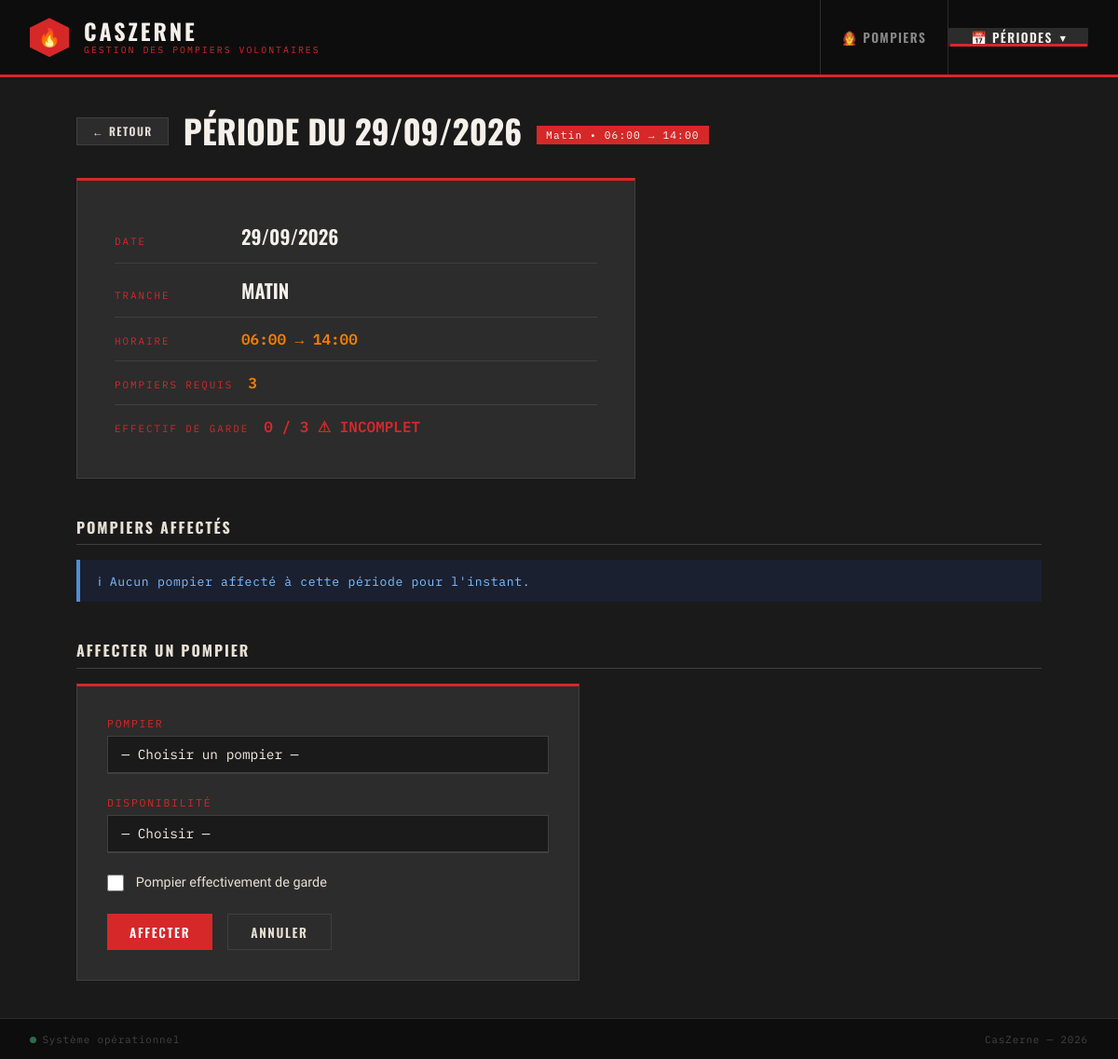
Screenshot of /index.php?action=detailPeriode&idTranche=1&datePeriode=2026-09-29 with the database file from the repository.
### tables this page shows
CREATE TABLE PERIODE_GARDE (
    idTranche   INT  NOT NULL COMMENT 'FK → TRANCHE',
    datePeriode DATE NOT NULL COMMENT 'Date de la période de garde',
    nbPompiers  INT  NOT NULL DEFAULT 0 COMMENT 'Nombre de pompiers affectés à cette période',
    PRIMARY KEY (idTranche, datePeriode),
    CONSTRAINT fk_pg_tranche FOREIGN KEY (idTranche) REFERENCES TRANCHE(idTranche)
        ON UPDATE CASCADE ON DELETE RESTRICT
);

CREATE TABLE TRANCHE (
    idTranche   INT          NOT NULL AUTO_INCREMENT,
    libelle     VARCHAR(50)  NOT NULL COMMENT 'Ex : Matin, Après-midi, Nuit',
    heureDebut  TIME         NOT NULL COMMENT 'Heure de début de la tranche',
    heureFin    TIME         NOT NULL COMMENT 'Heure de fin de la tranche',
    PRIMARY KEY (idTranche)
);

### controleur/detailPeriode.php (called while the page is built, shortened)
<?php
require_once RACINE . '/Core/DAO/PeriodeDAO.php';
require_once RACINE . '/Core/DAO/ActiviteDAO.php';
$idTranche = (int)($_GET['idTranche']   ?? 0);
$date      = $_GET['datePeriode']       ?? '';
try {
    $periodeDAO  = new PeriodeDAO();
    $activiteDAO = new ActiviteDAO();
    $pompierDAO  = new PompierDAO();
    $periode            = $periodeDAO->getById($idTranche, $date);
    $activites          = $activiteDAO->getByPeriode($idTranche, $date);
    $tousPompiersAvecId = $pompierDAO->getPompiersAvecId();
    $erreur = $periode ? null : "Période introuvable.";
} catch (Exception $e) {
    $periode = null;
    $activites = $disponibilites = $tousPompiersAvecId = $idDejaAffa = [];
    $erreur = "Erreur : " . $e->getMessage();
}
require_once RACINE . '/vue/entete.php';
require_once RACINE . '/vue/vueDetailPeriode.php';
require_once RACINE . '/vue/pied.php';

### index.php (called while the page is built, shortened)
<?php
$action = $_GET['action'] ?? 'defaut';
$fichierControleur = controleurPrincipal($action);
require_once RACINE . '/controleur/' . $fichierControleur;

### modele/Connexion.php (called while the page is built, shortened)
<?php
class Connexion {
    private static ?PDO $instance = null;
    public static function getConnexion(): PDO {
        if (self::$instance === null) {
            $login   = "votre_login";
            $mdp     = "votre_mot_de_passe";
            $bd      = "nom_de_la_table";
            $serveur = "ip_serveur_ou_localhost";
            self::$instance = new PDO(
                "mysql:host=$serveur;dbname=$bd;charset=utf8",
                $login,
                $mdp,
                [PDO::ATTR_ERRMODE => PDO::ERRMODE_EXCEPTION,
                 PDO::ATTR_DEFAULT_FETCH_MODE => PDO::FETCH_ASSOC]
            );
        }
        return self::$instance;
    }
}

### Core/DAO/PeriodeDAO.php (called while the page is built, shortened)
<?php
require_once __DIR__ . '/../../modele/Connexion.php';
class PeriodeDAO {
    private PDO $connexion;
    public function __construct() {
        $this->connexion = Connexion::getConnexion();
    }
    public function getById(int $idTranche, string $datePeriode): ?array {
        $sql  = "SELECT pg.*, t.libelle AS libelleTranche, t.heureDebut, t.heureFin
                 FROM   PERIODE_GARDE pg
                 JOIN   TRANCHE t ON t.idTranche = pg.idTranche
                 WHERE  pg.idTranche = ? AND pg.datePeriode = ?";
        $stmt = $this->connexion->prepare($sql);
        $stmt->execute([$idTranche, $datePeriode]);
        $row  = $stmt->fetch();
        return $row ?: null;
    }
}

### Core/DAO/ActiviteDAO.php (called while the page is built, shortened)
<?php
require_once __DIR__ . '/../../modele/Connexion.php';
class ActiviteDAO {
    private PDO $connexion;
    public function __construct() {
        $this->connexion = Connexion::getConnexion();
    }
    public function getByPeriode(int $idTranche, string $datePeriode): array {
        $sql  = "SELECT aa.idVolontaire, aa.idDisponibilite, aa.deGarde,
                        v.nom, v.prenom, v.numeroBip, v.nbGardes,
                        d.libelle AS libelleDisponibilite, d.code AS codeDisponibilite
                 FROM   AVOIR_ACTIVITE aa
                 JOIN   VOLONTAIRE   v ON v.idVolontaire    = aa.idVolontaire
                 JOIN   DISPONIBILITE d ON d.idDisponibilite = aa.idDisponibilite
                 WHERE  aa.idTranche = ? AND aa.datePeriode = ?
                 ORDER  BY v.nom, v.prenom";
        $stmt = $this->connexion->prepare($sql);
        $stmt->execute([$idTranche, $datePeriode]);
        return $stmt->fetchAll();
    }
}

### vue/vueDetailPeriode.php (the view, shortened to what this page needs)
<div style="display:flex; align-items:center; gap:1rem; margin-bottom:2rem;">
    <a href="index.php?action=listePeriodes" class="btn btn-acier btn-sm">← Retour</a>
    <div class="page-title" style="margin:0; border:none; padding:0;">
        <h1>Période du <?= $periode ? htmlspecialchars(date('d/m/Y', strtotime($periode['datePeriode']))) : '—' ?></h1>
        <?php if ($periode): ?>
            <span class="badge">
                <?= htmlspecialchars($periode['libelleTranche']) ?>
                &bull; <?= substr($periode['heureDebut'],0,5) ?> → <?= substr($periode['heureFin'],0,5) ?>
            </span>
        <?php endif; ?>
    </div>
</div>
<?php if ($erreur): ?>
    <div class="alert alert-danger">⚠ <?= htmlspecialchars($erreur) ?></div>
<?php elseif ($periode): ?>
    <?php
        $nbGarde = count(array_filter($activites, fn($a) => $a['deGarde']));
        $complet = $nbGarde >= (int)$periode['nbPompiers'];
    ?>
    <div class="detail-card" style="margin-bottom:2.5rem; max-width:600px;">
        <div class="detail-row">
            <span class="detail-label">Date</span>
            <span class="detail-value"><?= htmlspecialchars(date('d/m/Y', strtotime($periode['datePeriode']))) ?></span>
        </div>
        <div class="detail-row">
            <span class="detail-label">Tranche</span>
            <span class="detail-value"><?= htmlspecialchars($periode['libelleTranche']) ?></span>
        </div>
        <div class="detail-row">
            <span class="detail-label">Horaire</span>
            <span class="detail-value mono"><?= substr($periode['heureDebut'],0,5) ?> → <?= substr($periode['heureFin'],0,5) ?></span>
        </div>
        <div class="detail-row">
            <span class="detail-label">Pompiers requis</span>
            <span class="detail-value mono"><?= (int)$periode['nbPompiers'] ?></span>
        </div>
        <div class="detail-row">
            <span class="detail-label">Effectif de garde</span>
            <span class="detail-value mono" style="color:<?= $complet ? 'var(--vert-ok)' : 'var(--rouge)' ?>">
                <?= $nbGarde ?> / <?= (int)$periode['nbPompiers'] ?>
                <?= $complet ? ' ✔ Complet' : ' ⚠ Incomplet' ?>
            </span>
        </div>
    </div>
    <h2 class="section-title">Pompiers affectés</h2>
    <?php if (empty($activites)): ?>
        <div class="alert alert-info" style="margin-bottom:2.5rem;">
            ℹ Aucun pompier affecté à cette période pour l'instant.
        </div>
    <?php endif; ?>
    <h2 class="section-title">Affecter un pompier</h2>
    <?php
        $nonAffecter = array_filter($tousPompiersAvecId,
            fn($p) => !in_array($p['idVolontaire'], $idDejaAffa)
        );
    ?>
    <?php if (empty($tousPompiersAvecId)): ?>
        <div class="alert alert-info">
            ℹ Aucun pompier enregistré.
            <a href="index.php?action=ajouterPompier" style="color:var(--rouge-feu)">En ajouter un</a>.
        </div>
    <?php elseif (empty($nonAffecter)): ?>
        <div class="alert alert-info">✔ Tous les pompiers enregistrés sont déjà affectés à cette période.</div>
    <?php else: ?>
        <div class="form-card">
            <form method="POST" action="index.php?action=ajouterActivite">
                <div class="form-group">
                    <label for="idVolontaire">Pompier</label>
                    <select id="idVolontaire" name="idVolontaire" required>
                        <option value="">— Choisir un pompier —</option>
                    </select>
                </div>
                <div class="form-group">
                    <label for="idDisponibilite">Disponibilité</label>
                    <select id="idDisponibilite" name="idDisponibilite" required>
                        <option value="">— Choisir —</option>
                    </select>
                </div>
                <div class="form-group checkbox-group">
                    <input type="checkbox" id="deGarde" name="deGarde" value="1">
                    <label for="deGarde" class="checkbox-label">
                        Pompier effectivement de garde
                    </label>
                </div>
                <div style="display:flex; gap:1rem; margin-top:1.5rem;">
                    <button type="submit" class="btn btn-rouge">Affecter</button>
                    <a href="index.php?action=listePeriodes" class="btn btn-acier">Annuler</a>
                </div>
            </form>
        </div>
    <?php endif; ?>
<?php endif; ?>

### vue/CSS/style.css (style rules this page uses)
:root { --rouge: #D62828; --rouge-feu: #F77F00; --noir: #0D0D0D; --charbon: #1A1A1A; --acier: #2C2C2C; --gris: #3F3F3F; --clair: #E8E0D5; --blanc: #F5F0EA; --vert-ok: #2D6A4F; }
*, *::before, *::after { box-sizing: border-box; margin: 0; padding: 0; }
body { background: var(--charbon); color: var(--clair); font-family: 'Source Sans 3', sans-serif; font-size: 16px; min-height: 100vh; display: flex; flex-direction: column; }
.page-title { display: flex; align-items: flex-end; gap: 1rem; margin-bottom: 2rem; padding-bottom: 1rem; border-bottom: 1px solid var(--gris); }
.page-title h1 { font-family: 'Oswald', sans-serif; font-size: 2.2rem; font-weight: 700; text-transform: uppercase; color: var(--blanc); line-height: 1; }
.page-title .badge { font-family: 'IBM Plex Mono', monospace; font-size: 0.7rem; background: var(--rouge); color: #fff; padding: 3px 10px; letter-spacing: 0.1em; margin-bottom: 4px; }
.alert { padding: .85rem 1.2rem; margin-bottom: 1.5rem; font-family: 'IBM Plex Mono', monospace; font-size: 0.82rem; letter-spacing: 0.05em; border-left: 4px solid; display: flex; gap: .7rem; align-items: flex-start; }
.alert-info { background: #1a2030; border-color: #4A90D9; color: #82bfff; }
.btn { font-family: 'Oswald', sans-serif; font-size: 0.85rem; font-weight: 600; letter-spacing: 0.12em; text-transform: uppercase; padding: .55rem 1.5rem; border: none; cursor: pointer; text-decoration: none; display: inline-flex; align-items: center; gap: .5rem; transition: filter .15s, transform .1s; }
.btn-rouge { background: var(--rouge); color: #fff; }
.btn-acier { background: var(--acier); color: var(--clair); border: 1px solid var(--gris); }
.btn-sm { font-size: .75rem; padding: .35rem 1rem; }
.form-card { background: var(--acier); border: 1px solid var(--gris); border-top: 3px solid var(--rouge); padding: 2rem; max-width: 540px; }
.form-group { margin-bottom: 1.4rem; }
.form-group label { display: block; font-family: 'IBM Plex Mono', monospace; font-size: 0.72rem; color: var(--rouge); letter-spacing: 0.15em; text-transform: uppercase; margin-bottom: .4rem; }
.form-group input { width: 100%; background: var(--charbon); border: 1px solid var(--gris); border-bottom: 2px solid var(--gris); color: var(--blanc); font-family: 'IBM Plex Mono', monospace; font-size: 0.95rem; padding: .7rem .9rem; outline: none; transition: border-color .2s; }
.form-group input::placeholder { color: #555; }
.detail-card { background: var(--acier); border: 1px solid var(--gris); border-top: 3px solid var(--rouge); padding: 2rem 2.5rem; max-width: 480px; }
.detail-row { display: flex; align-items: baseline; gap: 1rem; padding: .8rem 0; border-bottom: 1px solid var(--gris); }
.detail-row:last-of-type { border-bottom: none; }
.detail-label { font-family: 'IBM Plex Mono', monospace; font-size: 0.68rem; color: var(--rouge); letter-spacing: 0.18em; text-transform: uppercase; min-width: 120px; }
.detail-value { font-family: 'Oswald', sans-serif; font-size: 1.3rem; font-weight: 600; color: var(--blanc); text-transform: uppercase; }
.detail-value.mono { font-family: 'IBM Plex Mono', monospace; font-size: 1rem; color: var(--rouge-feu); }
.form-card select { width: 100%; background: var(--charbon); border: 1px solid var(--gris); border-bottom: 2px solid var(--gris); color: var(--blanc); font-family: 'IBM Plex Mono', monospace; font-size: .9rem; padding: .7rem .9rem; outline: none; transition: border-color .2s; appearance: none; cursor: pointer; }
.checkbox-group { display: flex; align-items: center; gap: .8rem; margin-bottom: 0; }
.checkbox-group input[type=checkbox] { width: 18px; height: 18px; flex-shrink: 0; accent-color: var(--rouge); cursor: pointer; }
.checkbox-label { font-family: 'Source Sans 3', sans-serif !important; font-size: .9rem !important; color: var(--clair) !important; text-transform: none !important; letter-spacing: 0 !important; margin: 0 !important; cursor: pointer; }
.section-title { font-family: 'Oswald', sans-serif; font-size: 1rem; text-transform: uppercase; letter-spacing: .12em; color: var(--clair); margin-bottom: 1rem; padding-bottom: .4rem; border-bottom: 1px solid var(--gris); }

### rows the page displays
periode_garde: datePeriode "29/09/2026", idTranche.libelle "Matin", idTranche.heureDebut "06:00", idTranche.heureFin "14:00", idTranche.libelle "MATIN", nbPompiers "3"

### other values shown
$nbGarde "0"
